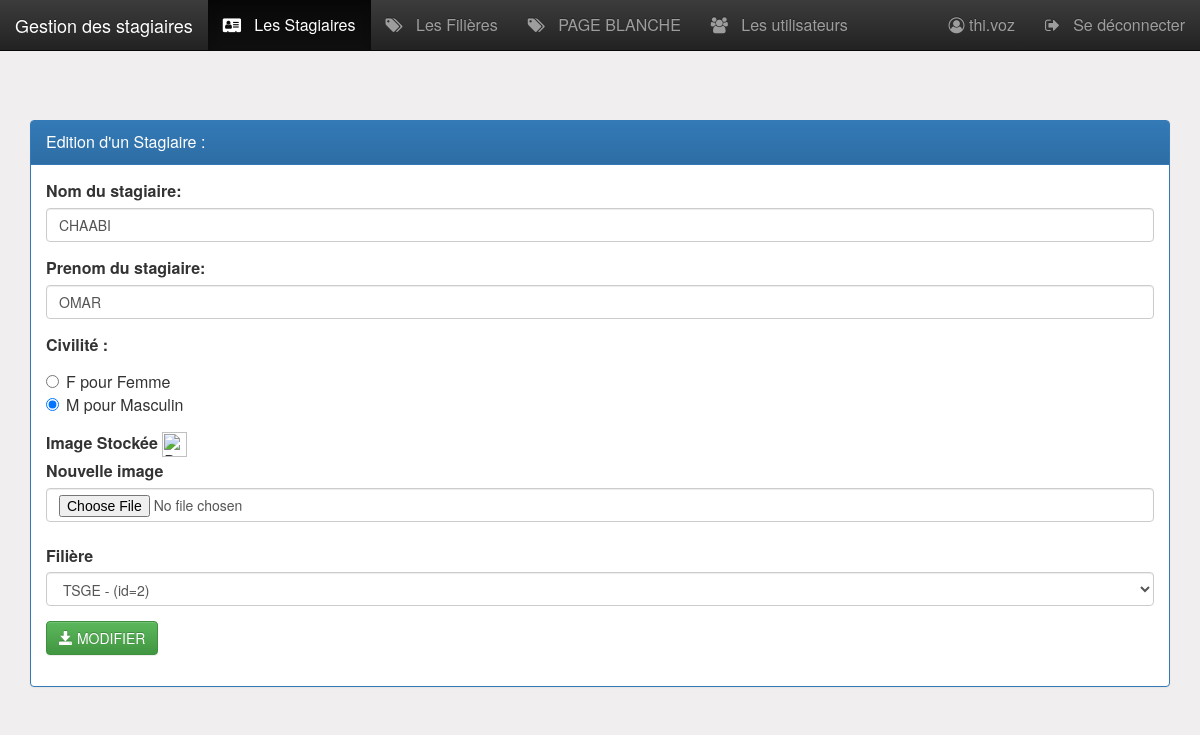
Page /pages/stagiaireEditer.php?idStagiaire=2 (signed in) on the committed database.
### tables this page shows
CREATE TABLE IF NOT EXISTS `stagiaire` (
  `idStagiaire` int(4) NOT NULL AUTO_INCREMENT,
  `idFiliere` int(4) NOT NULL,
  `nom` varchar(50) NOT NULL,
  `prenom` varchar(50) NOT NULL,
  `civilite` varchar(1) DEFAULT NULL,
  `photoNom` varchar(100) DEFAULT NULL,
  `photoChemin` varchar(250) DEFAULT NULL,
  `date_naissance` date DEFAULT NULL,
  `lieu_naissance` varchar(80) DEFAULT NULL,
  `adresse` varchar(255) DEFAULT NULL,
  `adresse_complement` varchar(255) DEFAULT NULL,
  `cin` varchar(10) DEFAULT NULL,
  `tel` varchar(20) DEFAULT NULL,
  `inscription_numero` varchar(50) DEFAULT NULL,
  `inscription_date` date DEFAULT NULL,
  PRIMARY KEY (`idStagiaire`),
  KEY `idFiliere` (`idFiliere`)
);

CREATE TABLE IF NOT EXISTS `filiere` (
  `idFiliere` int(4) NOT NULL AUTO_INCREMENT,
  `nomFiliere` varchar(50) DEFAULT NULL,
  `niveau` varchar(50) DEFAULT NULL,
  PRIMARY KEY (`idFiliere`)
);

### pages/stagiaireEditer.php (the view, shortened to what this page needs)
<?php
require_once('connexiondb.php');
if (isset($_GET['idStagiaire'])) {
    $idStagiaire = htmlspecialchars($_GET['idStagiaire']);
    $sql="
    SELECT *
    FROM stagiaire
    WHERE idStagiaire=?
    ";
    $req = $pdo->prepare($sql);
    $req->execute([$idStagiaire]);
    $stagiaire = $req->fetch(PDO::FETCH_ASSOC);
    $civilite = $stagiaire['civilite'];
?>
<HTML>
    <head>
        <?php include '../include/head.php' ?>
    </head>
    <body>
        <?php include("menu.php"); ?>
        <div class="container py-2 margetop60">
             <div class="panel panel-primary margetop60">
                <div class="panel-heading">Edition d'un Stagiaire :</div>
                <div class="panel-body">
                    <form action="stagiaireEditer" method="post" class="form" enctype="multipart/form-data">
                        <div class="form-group">
                            <label for="nom">Nom du stagiaire:</label>
                            <input name="nom"  placeholder="Nom du stagiaire"
                                   value="<?= $stagiaire['nom'] ?>"
                                   type="text" class="form-control" />
                        </div>
                        <div class="form-group">
                            <label for="prenom">Prenom du stagiaire:</label>
                            <input name="prenom"  placeholder="Prenom du stagiaire"
                                   value="<?= $stagiaire['prenom'] ?>"
                                   type="text" class="form-control" />
                        </div>
                        <div class="form-group">
                        <label for="civilite">Civilité :</label>
                        <div class="radio">
                            <label><input type="radio" name="civilite" value="F"
                                          <?= $civilite=="F"?"checked":"" ?> checked/>F pour Femme</label>
                            <br/>
                            <label><input type="radio" name="civilite" value="M"
                                          <?= $civilite=="M"?"checked":"" ?>/>M pour Masculin</label>
                            <br/>
                        </div>
                        </div>
                        <label class="form-label">Image Stockée</label>
                        <img width="25" class="img img-fluid" src="<?= $stagiaire['photoChemin'] ?>" alt="<?= $stagiaire['photoNom'] ?>" />
                        <br>
                        <label for="imagestagiaire" class="form-label">Nouvelle image</label>
                        <input type="file" class="form-control" name="imagestagiaire" value="<?= $stagiaire['photoNom'] ?>" />
                        <br>
                        <div class="form-group">
                        <label for="idFiliere" class="form-label">Filière</label>
                        <select name="idFiliere" id="idFiliere" class="form-control">
                            <?php
                            $filieres = $pdo->query('SELECT * FROM filiere')->fetchAll(PDO::FETCH_ASSOC);
                            if(!empty($filieres) && is_array($filieres)){
                                foreach ($filieres as $key => $value) {
                                    ?>
                                    <option value="<?= $value['idFiliere'] ?>"
                                            <?= $value['idFiliere'] == $stagiaire['idFiliere']?"selected":"" ?> >
                                        <?= $value['nomFiliere'] ." - (id=". $value['idFiliere'] .")" ?>
                                    </option>
                                    <?php
                                }
                            }
                            ?>
                        </select>
                        </div>
				        <button type="submit" class="btn btn-success" name="modifierunstagiaire">
                            <span class="glyphicon glyphicon-save"></span>
                            MODIFIER
                        </button>
					</form>
                </div>
            </div>
        </div>
    </body>
</HTML>
<?php
    }

### include/css/monstyle.css (style rules this page uses)
.margetop60 { margin-top: 60px; }
body { background-color: rgb(240, 238, 238); font-size: 16px; }

### rows in the picture
stagiaire: nom "CHAABI", prenom "OMAR", civilite "☐ F pour Femme", civilite "☑ M pour Masculin", idFiliere "TSGE - (id=2)"

### other values in the picture
$_SESSION['user']['login'] "thi.voz"
